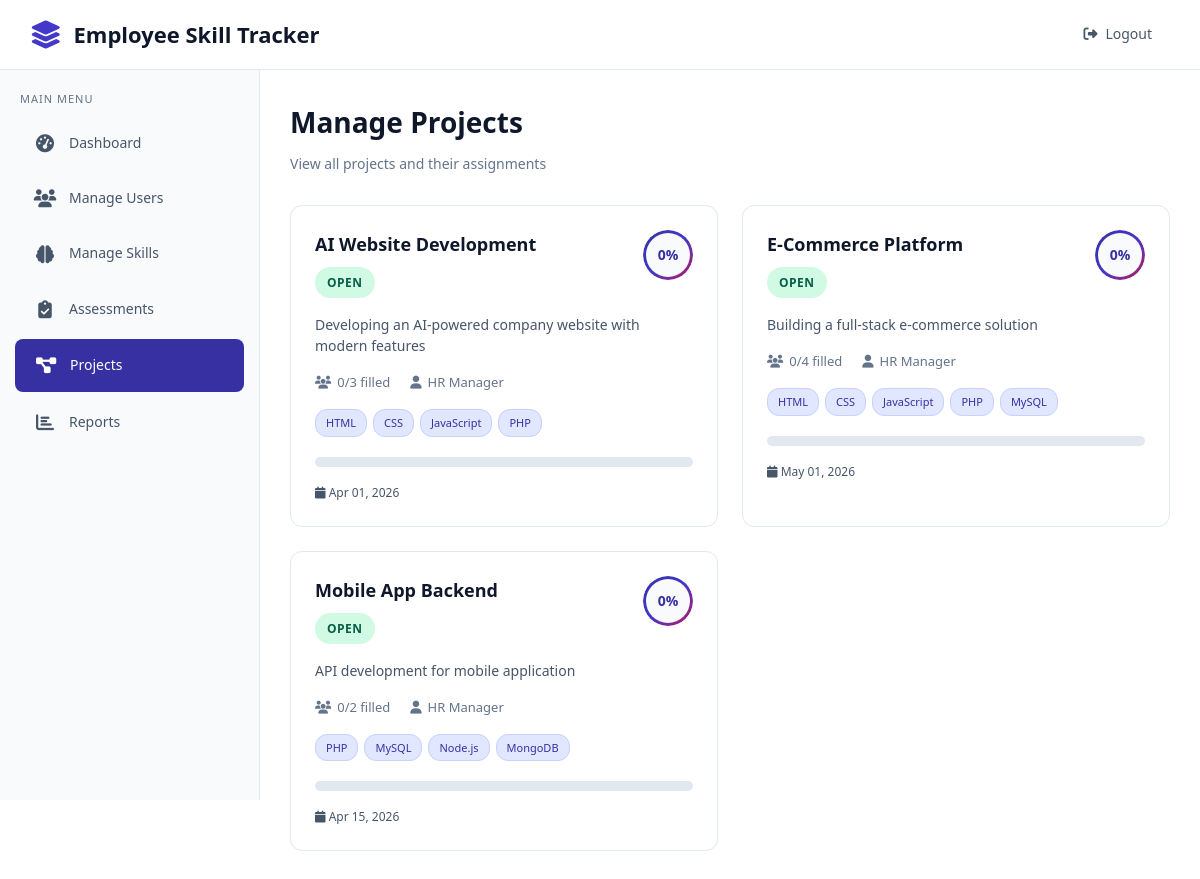
The app's page /admin/manage_projects.php (signed in) with its own data.
### tables this page shows
CREATE TABLE projects (
    id INT AUTO_INCREMENT PRIMARY KEY,
    project_name VARCHAR(200) NOT NULL,
    description TEXT,
    total_positions INT NOT NULL DEFAULT 1,
    filled_positions INT NOT NULL DEFAULT 0,
    status ENUM('open', 'in_progress', 'completed', 'closed') DEFAULT 'open',
    start_date DATE,
    end_date DATE,
    created_by INT NOT NULL,
    created_at TIMESTAMP DEFAULT CURRENT_TIMESTAMP,
    updated_at TIMESTAMP DEFAULT CURRENT_TIMESTAMP ON UPDATE CURRENT_TIMESTAMP,
    FOREIGN KEY (created_by) REFERENCES users(id) ON DELETE CASCADE
);

CREATE TABLE users (
    id INT AUTO_INCREMENT PRIMARY KEY,
    full_name VARCHAR(100) NOT NULL,
    email VARCHAR(100) NOT NULL UNIQUE,
    password VARCHAR(255) NOT NULL,
    role ENUM('admin', 'hr', 'candidate') NOT NULL DEFAULT 'candidate',
    phone VARCHAR(20),
    address TEXT,
    profile_image VARCHAR(255),
    resume_path VARCHAR(255),
    experience_years INT DEFAULT 0,
    current_position VARCHAR(100),
    department VARCHAR(100),
    is_active TINYINT(1) DEFAULT 1,
    created_at TIMESTAMP DEFAULT CURRENT_TIMESTAMP,
    updated_at TIMESTAMP DEFAULT CURRENT_TIMESTAMP ON UPDATE CURRENT_TIMESTAMP
);

### admin/manage_projects.php (the view, shortened to what this page needs)
<?php
require_once '../config/database.php';
$projects = $conn->query("SELECT p.*, u.full_name as created_by_name, COUNT(DISTINCT pa.id) as assigned_count FROM projects p JOIN users u ON p.created_by = u.id LEFT JOIN project_assignments pa ON p.id = pa.project_id GROUP BY p.id ORDER BY p.created_at DESC");
?>
<!DOCTYPE html>
<html lang="en">
<head>
    <link rel="stylesheet" href="../assets/css/styles.css">
    <link rel="stylesheet" href="https://cdnjs.cloudflare.com/ajax/libs/font-awesome/6.4.0/css/all.min.css">
</head>
<body>
    <nav class="navbar">
        <a href="../index.php" class="navbar-brand">
            <i class="fas fa-layer-group"></i>
            Employee Skill Tracker
        </a>
        <ul class="navbar-nav">
            <li><a href="../auth/logout.php" class="nav-link"><i class="fas fa-sign-out-alt"></i> Logout</a></li>
        </ul>
    </nav>
    <aside class="sidebar">
        <div class="sidebar-title">Main Menu</div>
        <ul class="sidebar-menu">
            <li class="sidebar-item">
                <a href="dashboard.php" class="sidebar-link">
                    <i class="fas fa-tachometer-alt"></i>
                    Dashboard
                </a>
            </li>
            <li class="sidebar-item">
                <a href="manage_users.php" class="sidebar-link">
                    <i class="fas fa-users"></i>
                    Manage Users
                </a>
            </li>
            <li class="sidebar-item">
                <a href="manage_skills.php" class="sidebar-link">
                    <i class="fas fa-brain"></i>
                    Manage Skills
                </a>
            </li>
            <li class="sidebar-item">
                <a href="manage_assessments.php" class="sidebar-link">
                    <i class="fas fa-clipboard-check"></i>
                    Assessments
                </a>
            </li>
            <li class="sidebar-item">
                <a href="manage_projects.php" class="sidebar-link active">
                    <i class="fas fa-project-diagram"></i>
                    Projects
                </a>
            </li>
            <li class="sidebar-item">
                <a href="reports.php" class="sidebar-link">
                    <i class="fas fa-chart-bar"></i>
                    Reports
                </a>
            </li>
        </ul>
    </aside>
    <main class="main-content">
        <div class="dashboard-header">
            <h1>Manage Projects</h1>
            <p>View all projects and their assignments</p>
        </div>
        <div class="project-grid">
            <?php while ($project = $projects->fetch_assoc()):
                $project_id = $project['id'];
                $skills_result = $conn->query("SELECT s.skill_name FROM project_skills ps JOIN skills s ON ps.skill_id = s.id WHERE ps.project_id = $project_id LIMIT 5");
                $skills = [];
                while ($skill = $skills_result->fetch_assoc()) {
                    $skills[] = $skill['skill_name'];
                }
                $progress = $project['total_positions'] > 0 ? ($project['filled_positions'] / $project['total_positions']) * 100 : 0;
            ?>
            <div class="project-card">
                <div class="project-header">
                    <div>
                        <h4 class="project-title"><?php echo htmlspecialchars($project['project_name']); ?></h4>
                        <span class="badge badge-<?php echo $project['status'] === 'open' ? 'success' : ($project['status'] === 'completed' ? 'primary' : 'warning'); ?>">
                            <?php echo ucfirst($project['status']); ?>
                        </span>
                    </div>
                    <div class="match-circle" style="width: 50px; height: 50px;">
                        <span class="match-percentage" style="font-size: 14px;"><?php echo round($progress); ?>%</span>
                    </div>
                </div>
                <p class="project-description"><?php echo htmlspecialchars(substr($project['description'], 0, 100)) . (strlen($project['description']) > 100 ? '...' : ''); ?></p>
                <div class="project-meta">
                    <span><i class="fas fa-users"></i> <?php echo $project['filled_positions']; ?>/<?php echo $project['total_positions']; ?> filled</span>
                    <span><i class="fas fa-user"></i> <?php echo htmlspecialchars($project['created_by_name']); ?></span>
                </div>
                <div class="project-skills">
                    <?php foreach ($skills as $skill): ?>
                        <span class="project-skill"><?php echo htmlspecialchars($skill); ?></span>
                    <?php endforeach; ?>
                </div>
                <div class="progress-container">
                    <div class="progress-bar">
                    </div>
                </div>
                <div class="project-actions">
                    <span style="font-size: 12px; color: var(--text-muted);">
                        <i class="fas fa-calendar"></i> <?php echo date('M d, Y', strtotime($project['start_date'])); ?>
                    </span>
                </div>
            </div>
            <?php endwhile; ?>
        </div>
    </main>
</body>
</html>

### records on screen
projects: project_name "AI Website Development", status "OPEN", filled_positions "0", description "Developing an AI-powered company website with modern features", total_positions "3", created_by.full_name "HR Manager", skill "HTML", skill "CSS", skill "JavaScript", skill "PHP", start_date "Apr 01, 2026"
projects: project_name "E-Commerce Platform", status "OPEN", filled_positions "0", description "Building a full-stack e-commerce solution", total_positions "4", created_by.full_name "HR Manager", skill "HTML", skill "CSS", skill "JavaScript", skill "PHP", skill "MySQL", start_date "May 01, 2026"
projects: project_name "Mobile App Backend", status "OPEN", filled_positions "0", description "API development for mobile application", total_positions "2", created_by.full_name "HR Manager", skill "PHP", skill "MySQL", skill "Node.js", skill "MongoDB", start_date "Apr 15, 2026"
